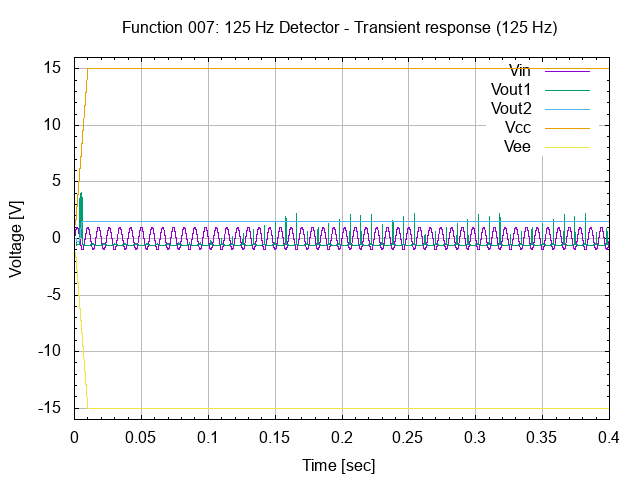

The script that saved this image:
# setup terminal
set term png

# setup graph
set output "26.007.00.01.01.01.png"
set title "Function 007: 125 Hz Detector - Transient response (125 Hz)"

# setup Y-axis
set yrange [-16:16]
set grid ytics lt 1 lw 1 lc rgb "#bbbbbb"
set mytics
set ylabel "Voltage [V]"

# setup X-axis
set grid xtics lt 1 lw 1 lc rgb "#bbbbbb"
set mxtics
set xlabel "Time [sec]"

# setup plot style
set style data lines
plot '26.007.00.01.01.dat' using 1:2 title "Vin", \
     '26.007.00.01.01.dat' using 1:3 title "Vout1", \
     '26.007.00.01.01.dat' using 1:4 title "Vout2", \
     '26.007.00.01.01.dat' using 1:5 title "Vcc", \
     '26.007.00.01.01.dat' using 1:6 title "Vee"

# set output back to default
set output

# reset terminal type
set terminal pop
